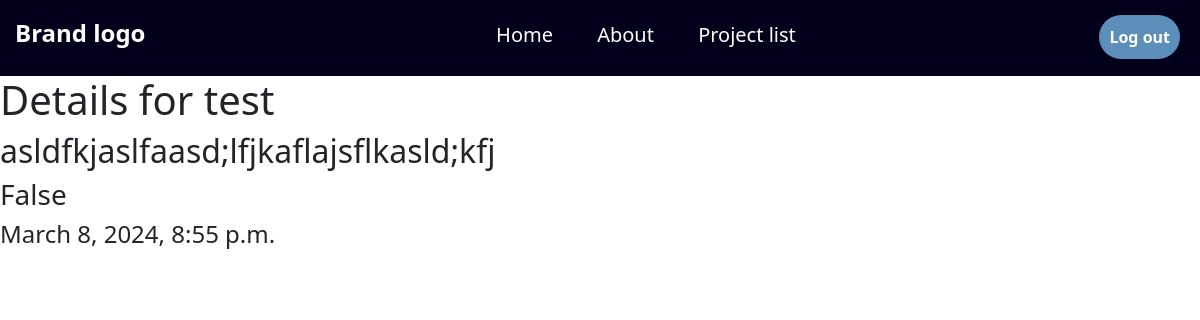
/to_do/details/1/, run on an earlier commit of the app's database.
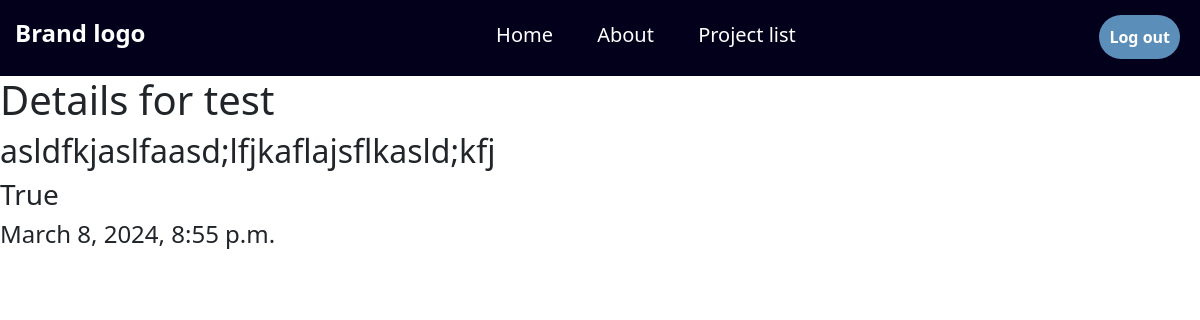
And on a later commit of the database.
### to_do/models.py (models this page shows, shortened)
class Task(models.Model):
    user =  models.ForeignKey(User, on_delete=models.CASCADE, blank=True, null=True, default=User.username)
    title = models.CharField(max_length=200, blank=True, null=True)
    desc = models.TextField(blank=True, null=True)
    status = models.BooleanField(default=False)
    created = models.DateTimeField(auto_now_add=True)
    class Meta:
        ordering = ['status']

### to_do/views.py (the view)
# urls.py: path('details/<int:id>/',views.details,name='details'),
def details(request, id):
    task = Task.objects.get(id=id)
    return render(request, 'to_do/details.html', {'to_do':task})

### to_do/templates/to_do/details.html
{% extends 'to_do/base.html' %}
{% block content %}
<h1>Details for {{ to_do.title }}</h1>
<h2>{{to_do.desc}}</h2>
<h3>{{to_do.status}}</h3>
<h4>{{to_do.created}}</h4>
{% endblock %}

What changed in the data, as far as the page shows it:
changed Task "test": status "False" → "True"
